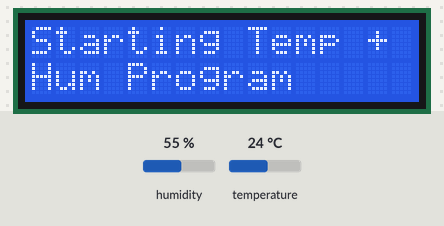
A sketch run on a simulated Arduino Uno, built with avr-gcc and run on an emulated ATmega328P. Shown: 16×2 character LCD. Inputs (shaded band) come from the test bench; at power-on: humidity 55 %, temperature 24 °C. What the sketch prints to the serial monitor is not drawn.

Above: at 0.1 s.
At 0.6 s:
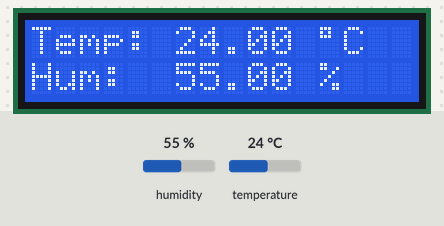

The sketch:

ArduinoTempHumLCDProgram.ino
```cpp
//TODO: ADD POWER SAVING

//LCD includes
#include <Wire.h>
#include <LiquidCrystal_I2C.h>

// The LCD constructor - address shown is 0x27 - may or may not be correct for yours
// Also based on YWRobot LCM1602 IIC V1
LiquidCrystal_I2C lcd(0x27, 2, 1, 0, 4, 5, 6, 7, 3, POSITIVE);

//DHT ensor includes
#include <Adafruit_Sensor.h>
#include <DHT.h>
#include <DHT_U.h>

#define DHTPIN  2 // Pin which is connected to the DHT sensor.

// Uncomment the type of sensor in use:
#define DHTTYPE           DHT11     // DHT 11
//#define DHTTYPE           DHT22     // DHT 22 (AM2302)
//#define DHTTYPE           DHT21     // DHT 21 (AM2301)

DHT_Unified dht(DHTPIN, DHTTYPE);

uint32_t delayMS;

void setup()
{
  Serial.begin(9600);

  //Initialize LCD
  lcd.begin(16,2); // sixteen characters across - 2 lines
  lcd.backlight();
  // first character - 1st line
  lcd.setCursor(0, 0);
  lcd.print("Starting Temp + ");
  // first character - 2nd line
  lcd.setCursor(0, 1);
  lcd.print("Hum Program");

  // Initialize device.
  dht.begin();

  // Print temperature sensor details.
  sensor_t sensor;
  dht.temperature().getSensor(&sensor);
  Serial.println("------------------------------------");
  Serial.println("Temperature");
  Serial.print  ("Sensor:       "); Serial.println(sensor.name);
  Serial.print  ("Driver Ver:   "); Serial.println(sensor.version);
  Serial.print  ("Unique ID:    "); Serial.println(sensor.sensor_id);
  Serial.print  ("Max Value:    "); Serial.print(sensor.max_value); Serial.println(" *C");
  Serial.print  ("Min Value:    "); Serial.print(sensor.min_value); Serial.println(" *C");
  Serial.print  ("Resolution:   "); Serial.print(sensor.resolution); Serial.println(" *C");
  Serial.println("------------------------------------");

  // Print humidity sensor details.
  dht.humidity().getSensor(&sensor);
  Serial.println("------------------------------------");
  Serial.println("Humidity");
  Serial.print  ("Sensor:       "); Serial.println(sensor.name);
  Serial.print  ("Driver Ver:   "); Serial.println(sensor.version);
  Serial.print  ("Unique ID:    "); Serial.println(sensor.sensor_id);
  Serial.print  ("Max Value:    "); Serial.print(sensor.max_value); Serial.println("%");
  Serial.print  ("Min Value:    "); Serial.print(sensor.min_value); Serial.println("%");
  Serial.print  ("Resolution:   "); Serial.print(sensor.resolution); Serial.println("%");
  Serial.println("------------------------------------");

  // Set delay between sensor readings.
  delayMS = 30000; //30sec

  Serial.print("Delay: "); Serial.println(delayMS);

  lcd.clear();
}

void loop()
{
  // Get temperature event and print its value.
  sensors_event_t event;
  dht.temperature().getEvent(&event);
  lcd.setCursor(0,0);
  lcd.print("Temp: ");

  if (isnan(event.temperature))
  {
    lcd.print("ERROR");
  }
  else
  {
    lcd.print(event.temperature);
  }
  lcd.print(" ");
  lcd.print((char)223);
  lcd.print("C");

  // Get humidity event and print its value.
  dht.humidity().getEvent(&event);
  lcd.setCursor(0,1);
  lcd.print("Hum:  ");

  if (isnan(event.relative_humidity))
  {
    lcd.print("ERROR");
  }
  else
  {
    lcd.print(event.relative_humidity);
    lcd.print(" %");
  }

  // Delay between measurements.
  delay(delayMS);
}
```
